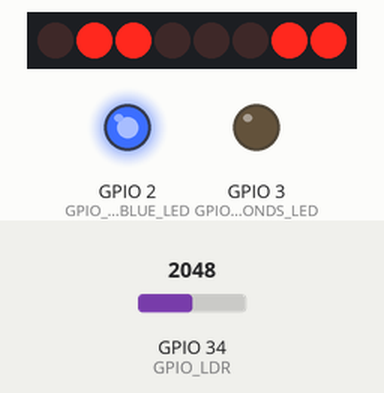
Simulated run of this sketch. Board: ESP32. On the bench: 8 shift-register outputs drawn as a row of LEDs (first output left, lit = HIGH), output pins drawn as LEDs (lit = HIGH). Wiring (inferred from the names in the program): shift register (74HC595): data GPIO 23; shift clock GPIO 18; latch GPIO 5. Wiring (inferred from the signals the program sends): row of LEDs: on Q0, Q1, Q2, Q3, Q4, Q5, Q6, Q7. The test bench sets the inputs (shaded band); at power-on: GPIO 34 (GPIO_LDR) = 2048. The local clock reads 2024-03-15 10:24:30 at power-on unless the sketch sets it; EEPROM starts erased; pins used as bus, display or sensor lines are not drawn; what the sketch prints to the serial monitor is not drawn.

Above: at 2.1 s.
At 34.1 s:
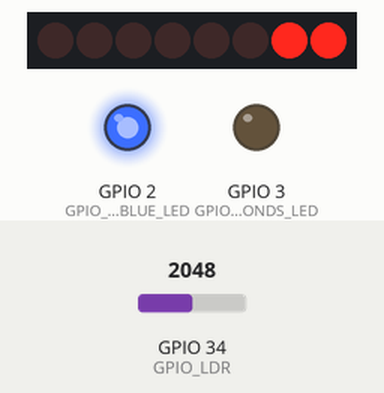
At 48.1 s:
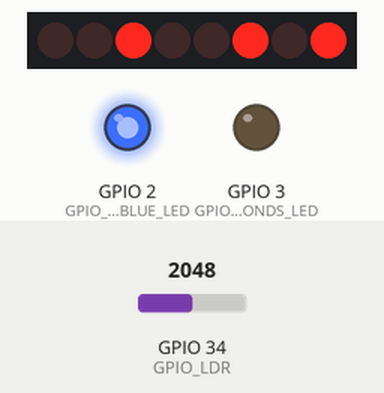
At 54.1 s:
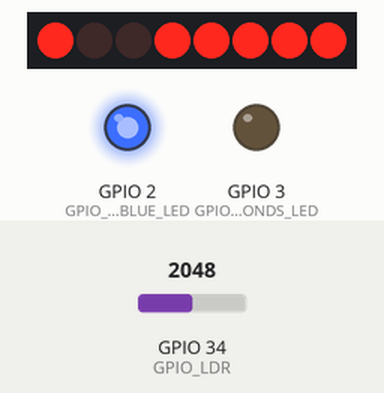
At 60.1 s:
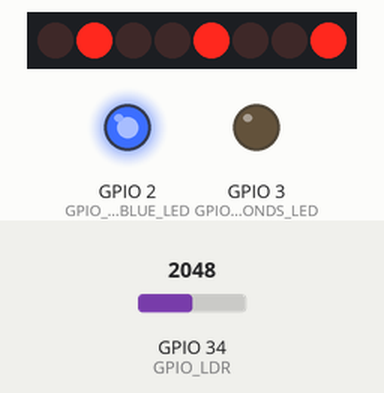
At 73.1 s:
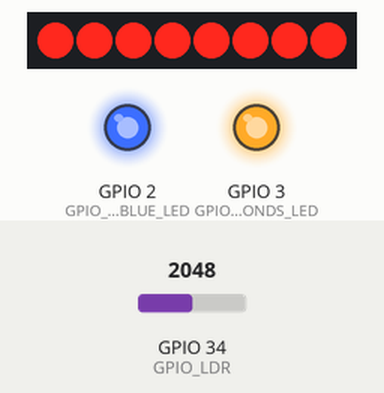
Timing chart, 0 to 74.0 s (numbered marks = the images above):
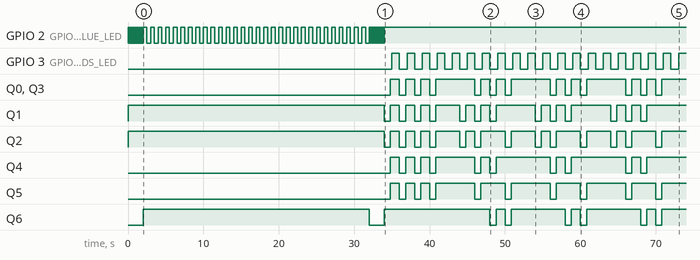

Measured:
- by itself, GPIO 3 (GPIO_SECONDS_LED): alternates HIGH for 1.0 s and LOW for 1.0 s
- by itself, Q0, Q3: repeats every 10.0 s: 2 × (LOW 0.80 s, HIGH 1.2 s), LOW 0.80 s, HIGH 5.2 s
- by itself, Q1: HIGH → LOW at 34.0 s, → HIGH 0.80 s later, → LOW 1.2 s later, → HIGH 0.80 s later, … (26 changes in this stretch)
- by itself, Q2: repeats every 10.0 s: LOW 0.80 s, HIGH 3.2 s, LOW 0.80 s, HIGH 1.2 s, LOW 0.80 s, HIGH 3.2 s
- by itself, Q4: LOW → HIGH at 34.8 s, → LOW 1.2 s later, → HIGH 0.80 s later, → LOW 1.2 s later, … (19 changes in this stretch)
- by itself, Q5: repeats every 10.0 s: HIGH 5.2 s, LOW 0.80 s, HIGH 3.2 s, LOW 0.80 s
- by itself, Q6: HIGH → LOW at 32.0 s, → HIGH 2.0 s later, → LOW 14.0 s later, → HIGH 0.80 s later, … (14 changes in this stretch)

The sketch:

esp32-led-clock.ino
```cpp
#include <Preferences.h>
#include <WebServer.h>
#include <DNSServer.h>
#include <WiFi.h>
#include <WiFiClient.h>
#include <Wire.h>
#include "time.h"
#include "time_zones.h"

Preferences preferences;

String ssid = "";
String pskstr = "";
String location = "";
const char *ntpServer = "pool.ntp.org";

#define GPIO_SR_LATCH 5
#define GPIO_SR_CLOCK 18
#define GPIO_SR_DATA 23

#define GPIO_ONBOARD_BLUE_LED 2

#define GPIO_LDR 34
#define GPIO_SPARE_GPIO 17

#define GPIO_SECONDS_LED 3

#define SECONDS_LED_PWM_CHANNEL 0
#define PWM_FREQUENCY 5000
#define PWM_RESOLUTION 8

// Seven segment display bit mask (active low)
#define DISP_BLANK 10
#define DISP_A 11
#define DISP_C 12
#define DISP_E 13
#define DISP_F 14
#define DISP_P 15
#define DISP_S 16

byte table[17] {
    B00000011, B10011111, B00100101, B00001101,
    B10011001, B01001001, B01000001, B00011111,
    B00000001, B00001001, B11111111, B00010001,
    B01100011, B01100001, B01110001, B00110001,
    B01001001
};
// -------------------------------------------

int displayDigitIndex = 1;

struct tm timeinfo;

void printLocalTime()
{
    if(!getLocalTime(&timeinfo)){
        Serial.println("Failed to obtain time");
        return;
    }
    Serial.println(&timeinfo, "%A, %B %d %Y %H:%M:%S");
}

void writeTodisplayTime(int index) {
    digitalWrite(GPIO_SR_LATCH, LOW);
    shiftOut(GPIO_SR_DATA, GPIO_SR_CLOCK, LSBFIRST, table[index]);
    digitalWrite(GPIO_SR_LATCH, HIGH);
}

void displayTime() {
    int displayDigit = 0;
    switch(displayDigitIndex) {
        case 1:
            displayDigit = timeinfo.tm_hour / 10;
            break;
        case 2:
            displayDigit = timeinfo.tm_hour % 10;
            break;
        case 3:
            displayDigit = timeinfo.tm_min / 10;
            break;
        case 4:
            displayDigit = timeinfo.tm_min % 10;
            break;
        case 5:
            displayDigit = DISP_BLANK;
            displayDigitIndex = 0;
            if(!getLocalTime(&timeinfo)){
                Serial.println("Failed to obtain time");
            }
            break;
        default:
            displayDigitIndex = 0;
            break;
    }
    displayDigitIndex++;
    writeTodisplayTime(displayDigit);
}

void screenOff() {
    writeTodisplayTime(DISP_BLANK);
}

void screenWithDotOff() {
    ledcWrite(SECONDS_LED_PWM_CHANNEL, 256);
}

int brightness = 256;

void setBrightness() {
    if (analogRead(GPIO_LDR) < 1200) {
        brightness = 10;
    } else {
        brightness = 256;
    }
    ledcWrite(SECONDS_LED_PWM_CHANNEL, 256 - brightness);
}

void readSettings() {
    preferences.begin("credentials", false);
    ssid = preferences.getString("ssid", "");
    pskstr = preferences.getString("pskstr", "");
    location = preferences.getString("location", "America/New_York");
    preferences.end();
}

void writeSettings() {
    preferences.begin("credentials", false);
    preferences.putString("ssid", ssid);
    preferences.putString("pskstr", pskstr);
    preferences.putString("location", location);
    preferences.end();
}

void displayWifiFailure() {
    writeTodisplayTime(DISP_E);
    bool GPIO_ONBOARD_BLUE_LEDStatus = HIGH;
    for(int i=0; i < 20; i++) {
        digitalWrite(GPIO_ONBOARD_BLUE_LED, GPIO_ONBOARD_BLUE_LEDStatus);
        delay(100);
        GPIO_ONBOARD_BLUE_LEDStatus = !GPIO_ONBOARD_BLUE_LEDStatus;
    }
    digitalWrite(GPIO_ONBOARD_BLUE_LED, HIGH);
}

void connectToWifi() {
    writeTodisplayTime(DISP_S);
    WiFi.mode(WIFI_STA);
    WiFi.begin(ssid.c_str(), pskstr.c_str());
    Serial.println("");
    // Wait for connection
    waitForWifiToConnect(30);
}

void waitForWifiToConnect(int secs) {
    bool GPIO_ONBOARD_BLUE_LEDStatus = HIGH;
    int counter = 0;
    while (WiFi.status() != WL_CONNECTED && counter < (secs * 2)) {
        digitalWrite(GPIO_ONBOARD_BLUE_LED, GPIO_ONBOARD_BLUE_LEDStatus);
        delay(500);
        GPIO_ONBOARD_BLUE_LEDStatus = !GPIO_ONBOARD_BLUE_LEDStatus;
        counter++;
    }
    if (WiFi.status() != WL_CONNECTED) {
        displayWifiFailure();
    } else {
        digitalWrite(GPIO_ONBOARD_BLUE_LED, LOW);
    }
}

void setup() {
    Serial.begin(115200);

    pinMode(GPIO_SR_CLOCK, OUTPUT);
    pinMode(GPIO_SR_LATCH, OUTPUT);
    pinMode(GPIO_SR_DATA, OUTPUT);
    pinMode(GPIO_ONBOARD_BLUE_LED, OUTPUT);
    ledcSetup(SECONDS_LED_PWM_CHANNEL, PWM_FREQUENCY, PWM_RESOLUTION);
    ledcAttachPin(GPIO_SECONDS_LED, SECONDS_LED_PWM_CHANNEL);

    setBrightness();

    // read preferences from memory
    readSettings();

    if (ssid == "" || pskstr == ""){
        Serial.println("No values saved for ssid or psk");
        displayWifiFailure();
    } else {
        //---Connect ESP32 to Wifi Network---
        connectToWifi();
    }

    if (WiFi.status() != WL_CONNECTED) {
        writeTodisplayTime(DISP_C);

        /* Set ESP32 to WiFi Station mode */
        WiFi.mode(WIFI_AP_STA);
        /* start SmartConfig */
        WiFi.beginSmartConfig();

        /* Wait for SmartConfig packet from mobile */
        Serial.println("Waiting for SmartConfig.");
        while (!WiFi.smartConfigDone()) {
            delay(500);
            Serial.print(".");
        }
        Serial.println("");
        ssid = WiFi.SSID();
        pskstr = WiFi.psk();

        Serial.println("SmartConfig done.");
        /* Wait for WiFi to connect to AP */
        Serial.println("Waiting for WiFi");
        waitForWifiToConnect(30);
        if (WiFi.status() == WL_CONNECTED) {
          writeSettings();
        }
    }

    if (WiFi.status() == WL_CONNECTED) {
        //displayTime WiFi info to Serial Monitor on successful connection
        Serial.println("");
        Serial.print("Connected to ");
        Serial.println(ssid);
        Serial.print("IP address: ");
        Serial.println(WiFi.localIP());
        // ****
        configTimeWithTz(getTzByLocation(location), ntpServer);
        delay(1000);
        printLocalTime();
    }
}

void loop() {
    setBrightness();
    displayTime();
    delay(800);
    screenOff();
    delay(200);
    screenWithDotOff();
    delay(1000);
}
```

Source omitted: time_zones.h (20434 bytes)
